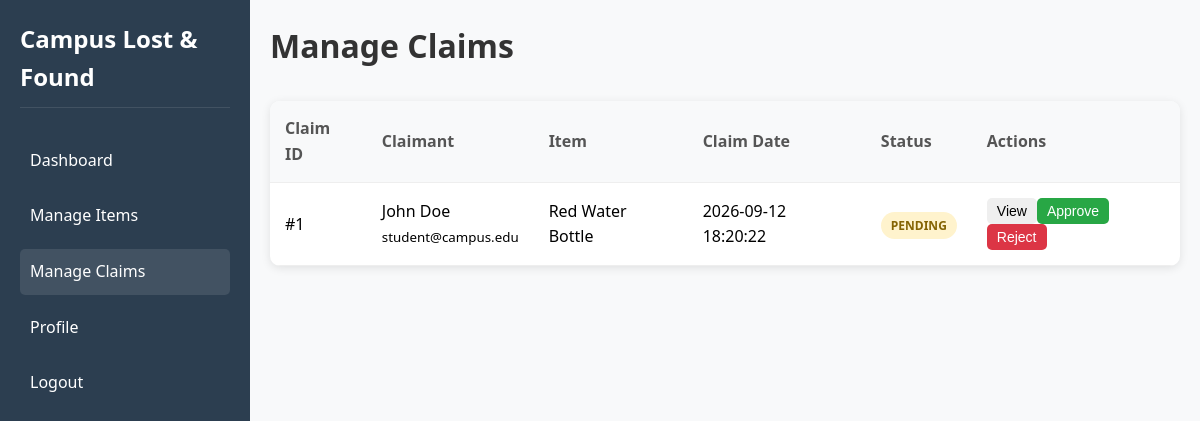
Screenshot of /admin/manage_claims.php (signed in) with the database file from the repository.
### tables this page shows
CREATE TABLE claims (
    id INT PRIMARY KEY AUTO_INCREMENT,
    found_item_id INT,
    user_id INT,
    claim_description TEXT,
    proof_details TEXT,
    status ENUM('pending', 'approved', 'rejected') DEFAULT 'pending',
    admin_remarks TEXT,
    claimed_at TIMESTAMP DEFAULT CURRENT_TIMESTAMP,
    FOREIGN KEY (found_item_id) REFERENCES found_items(id) ON DELETE CASCADE,
    FOREIGN KEY (user_id) REFERENCES users(id) ON DELETE CASCADE
);

CREATE TABLE users (
    id INT PRIMARY KEY AUTO_INCREMENT,
    name VARCHAR(100) NOT NULL,
    email VARCHAR(100) UNIQUE NOT NULL,
    password VARCHAR(255) NOT NULL,
    user_type ENUM('student', 'admin') DEFAULT 'student',
    phone VARCHAR(20),
    student_id VARCHAR(20),
    created_at TIMESTAMP DEFAULT CURRENT_TIMESTAMP
);

CREATE TABLE found_items (
    id INT PRIMARY KEY AUTO_INCREMENT,
    user_id INT,
    item_name VARCHAR(255) NOT NULL,
    category VARCHAR(100),
    description TEXT,
    location VARCHAR(255),
    date_found DATE,
    image_path VARCHAR(255),
    status ENUM('pending', 'claimed', 'returned') DEFAULT 'pending',
    created_at TIMESTAMP DEFAULT CURRENT_TIMESTAMP,
    FOREIGN KEY (user_id) REFERENCES users(id) ON DELETE CASCADE
);

### admin/manage_claims.php (the view, shortened to what this page needs)
<?php
require_once '../config.php';
$query = "SELECT c.*, u.name as claimant, u.email, f.item_name, f.image_path
          FROM claims c
          JOIN users u ON c.user_id = u.id
          JOIN found_items f ON c.found_item_id = f.id
          ORDER BY c.claimed_at DESC";
$result = mysqli_query($conn, $query);
?>
<!DOCTYPE html>
<html lang="en">
<head>
    <link rel="stylesheet" href="../assets/css/style.css">
</head>
<body>
    <div class="dashboard-container">
        <div class="sidebar">
            <h2>Campus Lost & Found</h2>
            <nav>
                <ul>
                    <li><a href="dashboard.php">Dashboard</a></li>
                    <li><a href="manage_item.php">Manage Items</a></li>
                    <li class="active"><a href="manage_claims.php">Manage Claims</a></li>
                    <li><a href="../profile.php">Profile</a></li>
                    <li><a href="../logout.php">Logout</a></li>
                </ul>
            </nav>
        </div>
        <div class="main-content">
            <div class="header">
                <h1>Manage Claims</h1>
            </div>
            <div class="table-container">
                <table>
                    <thead>
                        <tr>
                            <th>Claim ID</th>
                            <th>Claimant</th>
                            <th>Item</th>
                            <th>Claim Date</th>
                            <th>Status</th>
                            <th>Actions</th>
                        </tr>
                    </thead>
                    <tbody>
                        <?php
                        while($claim = mysqli_fetch_assoc($result)) {
                            echo '<tr>';
                            echo '<td>#' . $claim['id'] . '</td>';
                            echo '<td>' . $claim['claimant'] . '<br><small>' . $claim['email'] . '</small></td>';
                            echo '<td>' . $claim['item_name'] . '</td>';
                            echo '<td>' . $claim['claimed_at'] . '</td>';
                            echo '<td><span class="status ' . $claim['status'] . '">' . $claim['status'] . '</span></td>';
                            echo '<td>';
                            echo '<button class="btn btn-sm view-details" data-id="' . $claim['id'] . '">View</button>';
                            if ($claim['status'] == 'pending') {
                                echo '<button class="btn btn-sm btn-success approve-claim" data-id="' . $claim['id'] . '">Approve</button>';
                                echo '<button class="btn btn-sm btn-danger reject-claim" data-id="' . $claim['id'] . '">Reject</button>';
                            }
                            echo '</td>';
                            echo '</tr>';
                        }
                        ?>
                    </tbody>
                </table>
            </div>
        </div>
    </div>
</body>
</html>

### assets/css/style.css (style rules this page uses)
* { margin: 0; padding: 0; box-sizing: border-box; }
body { font-family: 'Segoe UI', Tahoma, Geneva, Verdana, sans-serif; line-height: 1.6; background-color: #f5f5f5; }
.btn { padding: 10px 20px; border: none; border-radius: 5px; cursor: pointer; font-size: 16px; font-weight: 500; text-decoration: none; display: inline-block; transition: all 0.3s ease; }
.btn-success { background-color: #28a745; color: white; }
.btn-danger { background-color: #dc3545; color: white; }
.btn-sm { padding: 5px 10px; font-size: 14px; }
.dashboard-container { display: flex; min-height: 100vh; }
.sidebar { width: 250px; background: #2c3e50; color: white; padding: 20px; }
.sidebar h2 { margin-bottom: 30px; padding-bottom: 10px; border-bottom: 1px solid rgba(255,255,255,0.1); }
.sidebar nav ul { list-style: none; }
.sidebar nav ul li { margin-bottom: 10px; }
.sidebar nav ul li a { color: white; text-decoration: none; display: block; padding: 10px; border-radius: 5px; transition: all 0.3s ease; }
.sidebar nav ul li a:hover, .sidebar nav ul li.active a { background: rgba(255,255,255,0.1); }
.main-content { flex: 1; padding: 20px; background: #f8f9fa; }
.header { margin-bottom: 30px; }
.header h1 { color: #333; }
.table-container { background: white; border-radius: 10px; overflow: hidden; box-shadow: 0 2px 10px rgba(0,0,0,0.1); }
table { width: 100%; border-collapse: collapse; }
table th, table td { padding: 15px; text-align: left; border-bottom: 1px solid #eee; }
table th { background: #f8f9fa; font-weight: 600; color: #555; }
.status { padding: 5px 10px; border-radius: 20px; font-size: 12px; font-weight: 600; text-transform: uppercase; }
.status.pending { background: #fff3cd; color: #856404; }

### rows the page displays
claims: id "1", user.name "John Doe", user.email "student@campus.edu", found_item.item_name "Red Water Bottle", claimed_at "2026-09-12 18:20:22", status "PENDING"
